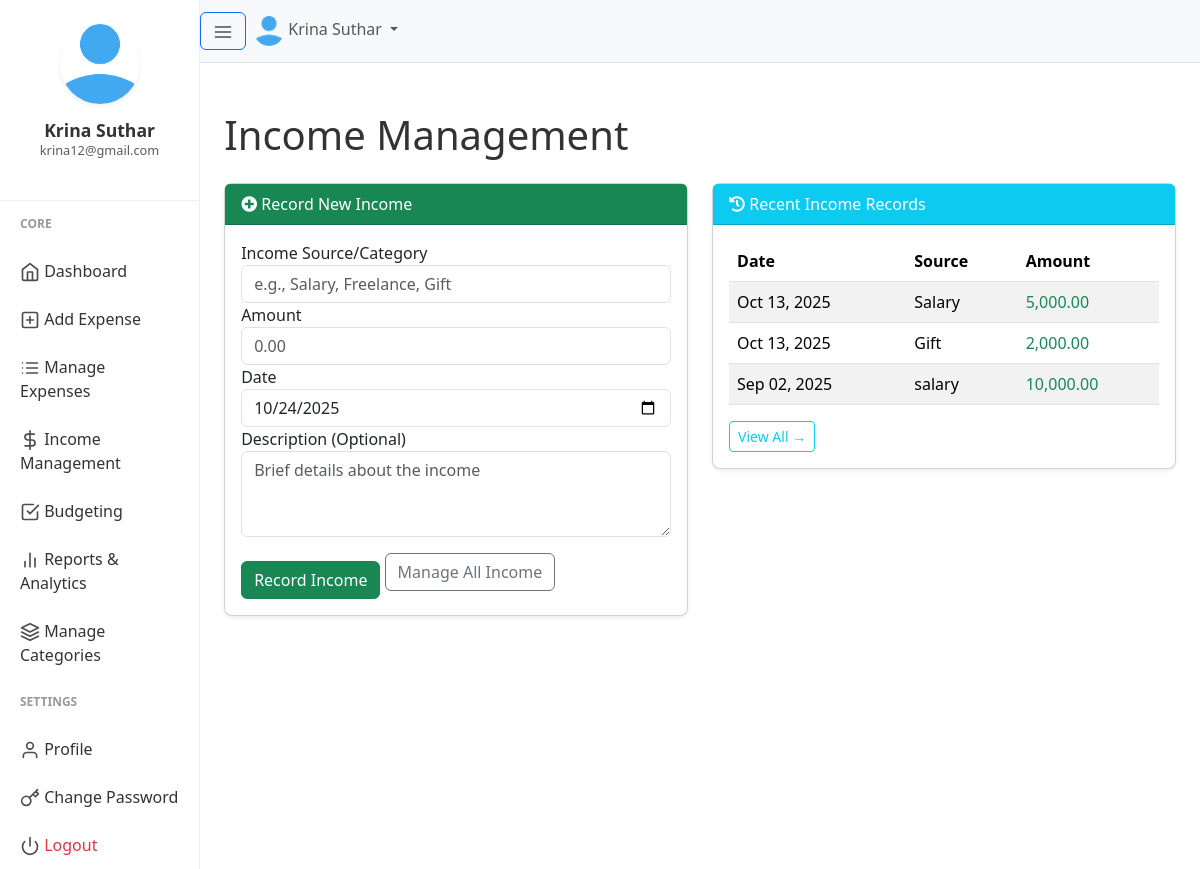
The app's page /income.php (signed in) with its own data.
### tables this page shows
CREATE TABLE `users` (
  `user_id` int(11) NOT NULL,
  `firstname` varchar(50) NOT NULL,
  `lastname` varchar(25) NOT NULL,
  `email` varchar(50) NOT NULL,
  `profile_path` varchar(50) NOT NULL DEFAULT 'default_profile.png',
  `password` varchar(255) NOT NULL,
  `trn_date` datetime NOT NULL DEFAULT current_timestamp()
);

CREATE TABLE `income` (
  `income_id` int(11) NOT NULL,
  `user_id` int(11) NOT NULL,
  `income_source` varchar(100) NOT NULL,
  `income_amount` decimal(10,2) NOT NULL,
  `income_date` date NOT NULL,
  `income_description` text DEFAULT NULL,
  `created_at` timestamp NOT NULL DEFAULT current_timestamp()
);

### session.php (called while the page is built, shortened)
<?php
include("config.php");
$sess_email = $_SESSION["email"];
$sql = "SELECT user_id, firstname, lastname, email, profile_path FROM users WHERE email = '$sess_email'";
$result = $con->query($sql);
if ($result->num_rows > 0) {
  while($row = $result->fetch_assoc()) {
    $userid=$row["user_id"];
    $username =$row["firstname"]." ".$row["lastname"];
    $useremail=$row["email"];
    $userprofile="uploads/".$row["profile_path"];
  }
} else {
    $userid="GHX1Y2";
    $username ="Jhon Doe";
    $useremail="mailid@domain.com";
    $userprofile="Uploads/default_profile.png";
}
?>

### income.php (the view, shortened to what this page needs)
<?php
include("session.php");
include("config.php");
$current_page = basename($_SERVER['PHP_SELF']);
$recent_income_query = mysqli_query($con, "SELECT income_date, income_source, income_amount FROM income WHERE user_id = '$userid' ORDER BY income_date DESC LIMIT 5");
?>
<!DOCTYPE html>
<html lang="en">
<head>
    <link href="css/bootstrap.min.css" rel="stylesheet">
    <link rel="stylesheet" href="https://cdnjs.cloudflare.com/ajax/libs/font-awesome/5.15.4/css/all.min.css">
    <link href="css/style.css" rel="stylesheet">
</head>
<body>
    <div class="d-flex" id="wrapper">
        <div id="sidebar-wrapper">
            <div class="user">
                <img class="img img-fluid rounded-circle shadow-sm" src="<?php echo $userprofile ?>" width="80">
                <h5 class="mt-2 mb-0"><?php echo $username ?></h5>
                <p class="small text-muted"><?php echo $useremail ?></p>
            </div>
            <div class="sidebar-heading">Core</div>
            <div class="list-group list-group-flush">
                <a href="index.php" class="list-group-item list-group-item-action <?php echo ($current_page == 'index.php') ? 'sidebar-active' : ''; ?>">
                    <span data-feather="home" class="mr-2"></span> Dashboard
                </a>
                <a href="add_expense.php" class="list-group-item list-group-item-action <?php echo ($current_page == 'add_expense.php') ? 'sidebar-active' : ''; ?>">
                    <span data-feather="plus-square" class="mr-2"></span> Add Expense
                </a>
                <a href="manage_expense.php" class="list-group-item list-group-item-action <?php echo ($current_page == 'manage_expense.php') ? 'sidebar-active' : ''; ?>">
                    <span data-feather="list" class="mr-2"></span> Manage Expenses
                </a>
                <a href="income.php" class="list-group-item list-group-item-action">
                    <span data-feather="dollar-sign" class="mr-2"></span> Income Management
                </a>
                <a href="budget.php" class="list-group-item list-group-item-action">
                    <span data-feather="check-square" class="mr-2"></span> Budgeting
                </a>
                <a href="reports.php" class="list-group-item list-group-item-action">
                    <span data-feather="bar-chart-2" class="mr-2"></span> Reports & Analytics
                </a>
                <a href="manage_categories.php" class="list-group-item list-group-item-action">
                    <span data-feather="layers" class="mr-2"></span> Manage Categories
                </a>
            </div>
            <div class="sidebar-heading">Settings</div>
            <div class="list-group list-group-flush">
                <a href="profile.php" class="list-group-item list-group-item-action">
                    <span data-feather="user" class="mr-2"></span> Profile
                </a>
                <a href="change_password.php" class="list-group-item list-group-item-action">
                    <span data-feather="key" class="mr-2"></span> Change Password
                </a>
                <a href="logout.php" class="list-group-item list-group-item-action text-danger">
                    <span data-feather="power" class="mr-2"></span> Logout
                </a>
            </div>
        </div>
        <div id="page-content-wrapper">
            <nav class="navbar navbar-expand-lg navbar-light bg-light border-bottom">
                <button class="btn btn-outline-primary" type="button" id="menu-toggle">
                    <span data-feather="menu"></span>
                </button>
                <div class="collapse navbar-collapse">
                    <ul class="navbar-nav ml-auto mt-2 mt-lg-0">
                        <li class="nav-item dropdown">
                            <a class="nav-link dropdown-toggle" href="#" id="navbarDropdown" role="button" data-toggle="dropdown" aria-haspopup="true" aria-expanded="false">
                                <img class="img img-fluid rounded-circle" src="<?php echo $userprofile ?>" width="30">
                                <span class="ml-1 d-none d-lg-inline-block"><?php echo $username ?></span>
                            </a>
                        </li>
                    </ul>
                </div>
            </nav>
        <div class="container-fluid p-4">
                <h1 class="mt-4 mb-4 font-weight-light">Income Management</h1>
                <div class="row">
                    <div class="col-lg-6 mb-4">
                        <div class="card shadow-sm">
                            <div class="card-header bg-success text-white">
                                <i class="fas fa-plus-circle mr-2"></i> Record New Income
                            </div>
                            <div class="card-body">
                                <form method="POST" action="">
                                    <div class="form-group">
                                        <label for="income_source">Income Source/Category</label>
                                        <input type="text" class="form-control" id="income_source" name="income_source" placeholder="e.g., Salary, Freelance, Gift" required>
                                    </div>
                                    <div class="form-group">
                                        <label for="income_amount">Amount </label>
                                        <input type="number" step="0.01" class="form-control" id="income_amount" name="income_amount" placeholder="0.00" required>
                                    </div>
                                    <div class="form-group">
                                        <label for="income_date">Date</label>
                                        <input type="date" class="form-control" id="income_date" name="income_date" value="<?php echo date('Y-m-d'); ?>" required>
                                    </div>
                                    <div class="form-group">
                                        <label for="income_description">Description (Optional)</label>
                                        <textarea class="form-control" id="income_description" name="income_description" rows="3" placeholder="Brief details about the income"></textarea>
                                    </div>
                                    <button type="submit" class="btn btn-success btn-block mt-4">Record Income</button>
                                    <a href="manage_income.php" class="btn btn-outline-secondary btn-block mt-2">Manage All Income</a>
                                </form>
                            </div>
                        </div>
                    </div>
                    <div class="col-lg-6 mb-4">
                        <div class="card shadow-sm">
                            <div class="card-header bg-info text-white">
                                <i class="fas fa-history mr-2"></i> Recent Income Records
                            </div>
                            <div class="card-body">
                                <div class="table-responsive">
                                    <table class="table table-hover table-striped">
                                        <thead>
                                            <tr>
                                                <th>Date</th>
                                                <th>Source</th>
                                                <th>Amount</th>
                                            </tr>
                                        </thead>
                                        <tbody>
                                            <?php if (mysqli_num_rows($recent_income_query) > 0): ?>
                                                <?php while ($row = mysqli_fetch_assoc($recent_income_query)): ?>
                                                    <tr>
                                                        <td><?php echo date('M d, Y', strtotime($row['income_date'])); ?></td>
                                                        <td><?php echo htmlspecialchars($row['income_source']); ?></td>
                                                        <td class="text-success font-weight-bold"><?php echo number_format($row['income_amount'], 2); ?></td>
                                                    </tr>
                                                <?php endwhile; ?>
                                            <?php else: ?>
                                                <tr>
                                                    <td colspan="3" class="text-center">No income records found for this user.</td>
                                                </tr>
                                            <?php endif; ?>
                                        </tbody>
                                    </table>
                                </div>
                                <a href="manage_income.php" class="btn btn-sm btn-outline-info float-right">View All &rarr;</a>
                            </div>
                        </div>
                    </div>
                </div>
            </div>
        </div>
        </div>
</body>
</html>

### css/style.css (style rules this page uses)
body { background-color: #f8f9fa; font-family: 'Segoe UI', Tahoma, Geneva, Verdana, sans-serif; color: #333; }
.feather { width: 20px; height: 20px; stroke: #4d4d4d; stroke-width: 2; stroke-linecap: round; stroke-linejoin: round; fill: none; vertical-align: text-bottom; }
#wrapper { overflow-x: hidden; background-color: #fff; }
#sidebar-wrapper { min-height: 100vh; margin-left: -15rem; transition: margin 0.25s ease-out; width: 15rem; background-color: #ffffff; border-right: 1px solid #eee; }
.user { text-align: center; padding: 1.5rem 0; border-bottom: 1px solid #eee; }
.user img { padding: 0; width: 80px; height: 80px; object-fit: cover; margin-bottom: 0.5rem; }
.user h5 { font-size: 1.1rem; font-weight: 600; margin-bottom: 0; }
.user p { font-size: 0.8rem; color: #6c757d; }
#sidebar-wrapper .sidebar-heading { padding: 0.875rem 1.25rem; font-size: 0.75rem; font-weight: bold; text-transform: uppercase; color: #999; }
.list-group { border-radius: 0; }
.list-group-item { border: none; padding: 0.75rem 1.25rem; color: #333; transition: background-color 0.15s, color 0.15s; background-color: #ffffff; }
#page-content-wrapper { min-width: 100vw; }
.navbar { border-bottom: 1px solid #eee; }
@media (min-width: 768px) { #sidebar-wrapper { margin-left: 0; } }
@media (min-width: 768px) { #page-content-wrapper { min-width: 0; width: 100%; } }
@media (min-width: 768px) { .container-fluid { margin-right: 0 !important; padding-right: 1.5rem !important; } }
.card { margin-bottom: 20px; border-radius: 0.5rem; box-shadow: 0 0.125rem 0.25rem rgba(0, 0, 0, 0.075); transition: transform 0.2s, box-shadow 0.2s; }

### records on screen
users: profile_path (placeholder picture), username "Krina Suthar", email "krina12@gmail.com"
income: income_date "Oct 13, 2025", income_source "Salary", income_amount "5,000.00"
income: income_date "Oct 13, 2025", income_source "Gift", income_amount "2,000.00"
income: income_date "Sep 02, 2025", income_source "salary", income_amount "10,000.00"
